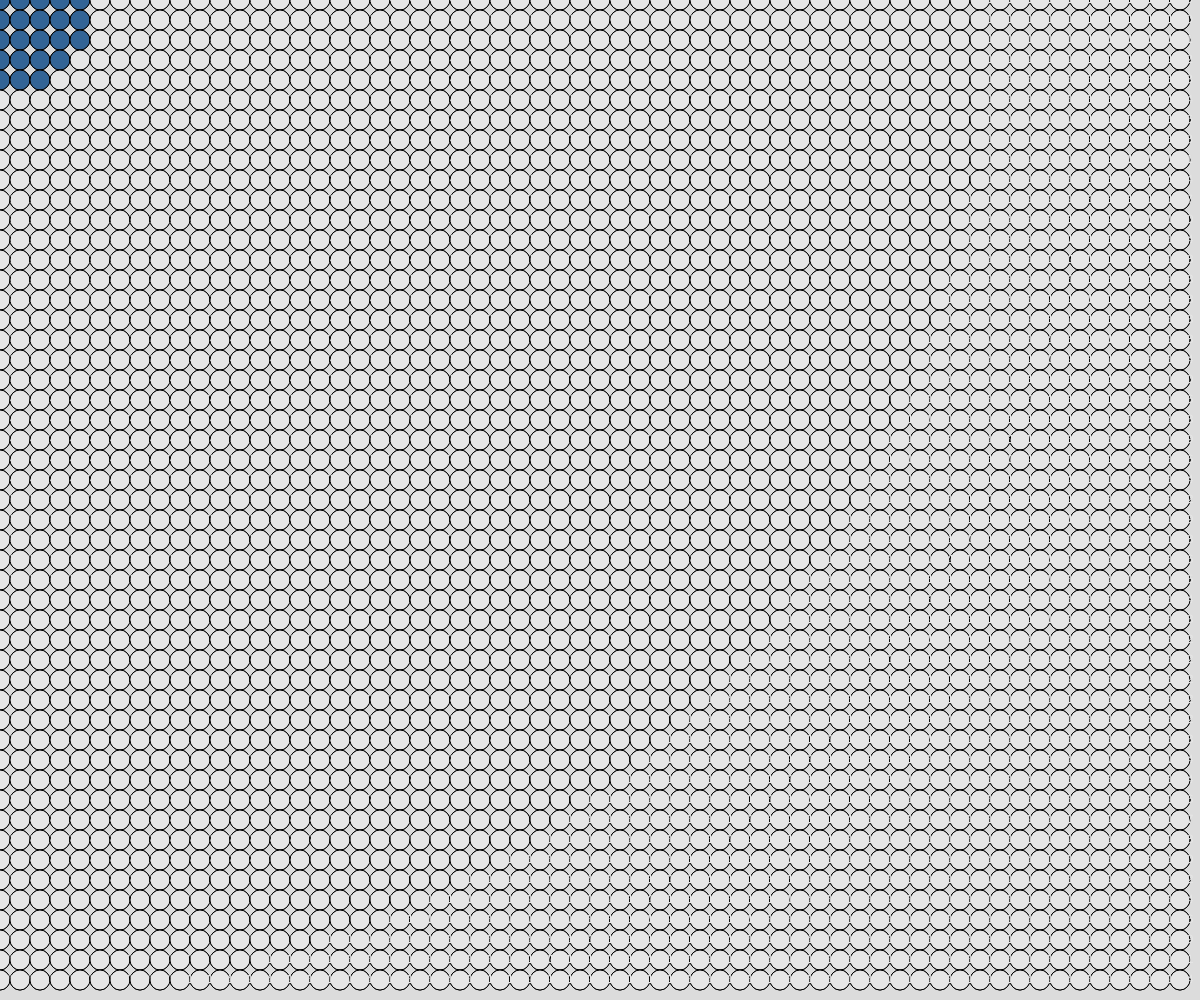
Frame 1 (no input)
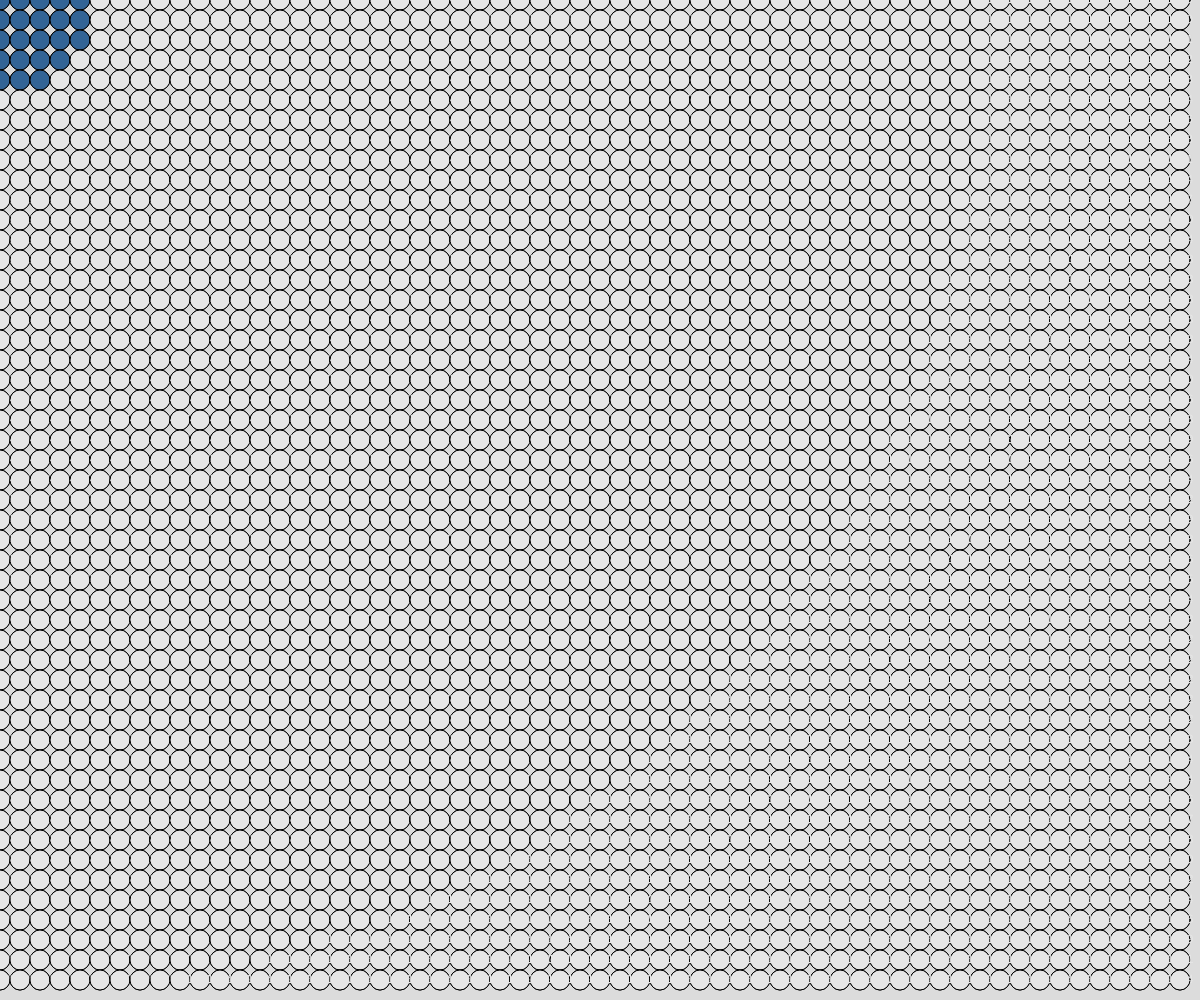
Frame 60 (no input)
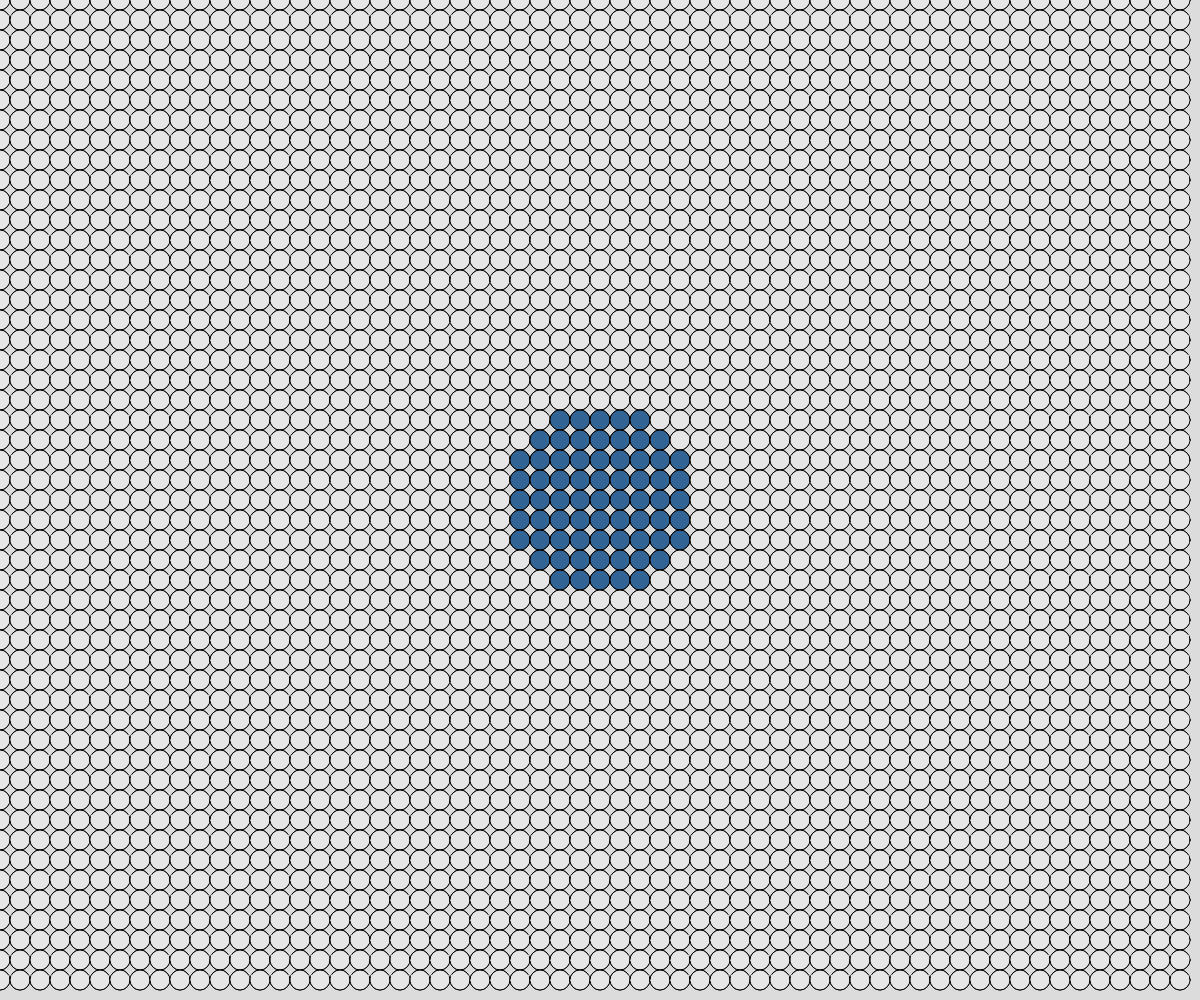
Frame 120 (the mouse pressed at the canvas centre since frame 60)

The p5.js sketch that drew these frames (run headless with seeded random() and noise() and a simulated clock; from frame 60 on, the mouse is pressed at the canvas centre):

// p5.js sketch
// ── sketch.js
// Project Title
// Your Name
// Date
//
// Extra for Experts:
// - describe what you did to take this project "above and beyond"

let gridSpacing = 20;


function setup() {
  createCanvas(windowWidth, windowHeight);
  loopReview();
  
}



function draw() {
  background(220);
  renderGrid();
}

function roundedDist(x1, y1, x2, y2){
  let a = abs(x1-x2);
  let b = abs(y1 - y2);
  let c = sqrt(sq(a)+ sq(b));
  return round(c);
}{

}


function renderGrid(){
  for(let x = 0; x < width; x += gridSpacing){
    for(let y = 0; y < height; y += gridSpacing){
      circle(x,y, gridSpacing);
      let d = roundedDist(x,y,mouseX,mouseY);
      let alpha = map(d, 0, 150,255,0);
      if(d < 100){
        fill(50,100,150);
      }
        else{
          fill(230);
        }
      circle(x,y,gridSpacing);
      textAlign(CENTER,CENTER);
      text(d,x,y);
    }
  }
}

function loopReview(){
  for(let x = 0; x<= 40; x = x + 20){
    for(let y = 0; y <= 40; y += 20){
      print(x,y);
    }
  }
}
